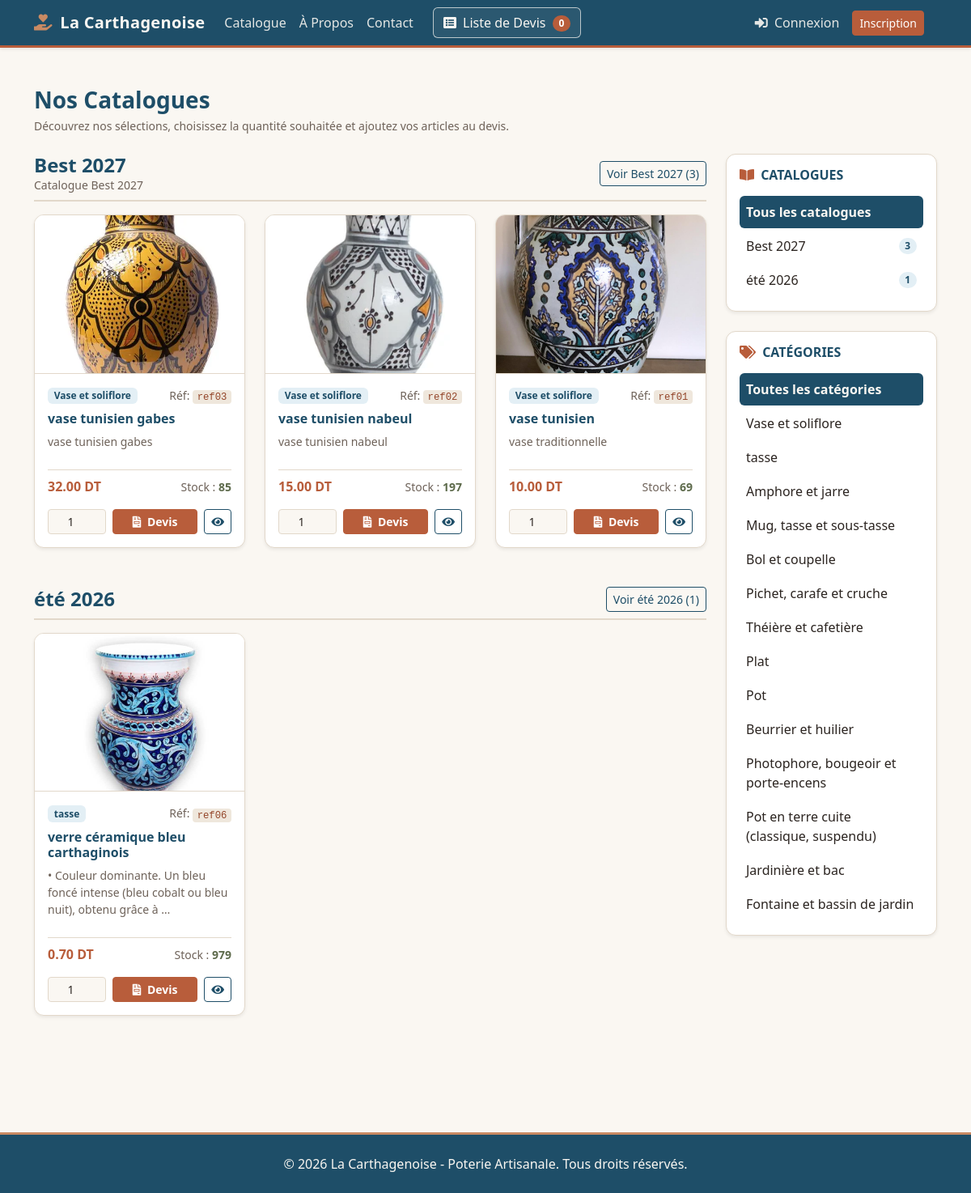
Before: / with the older database file.
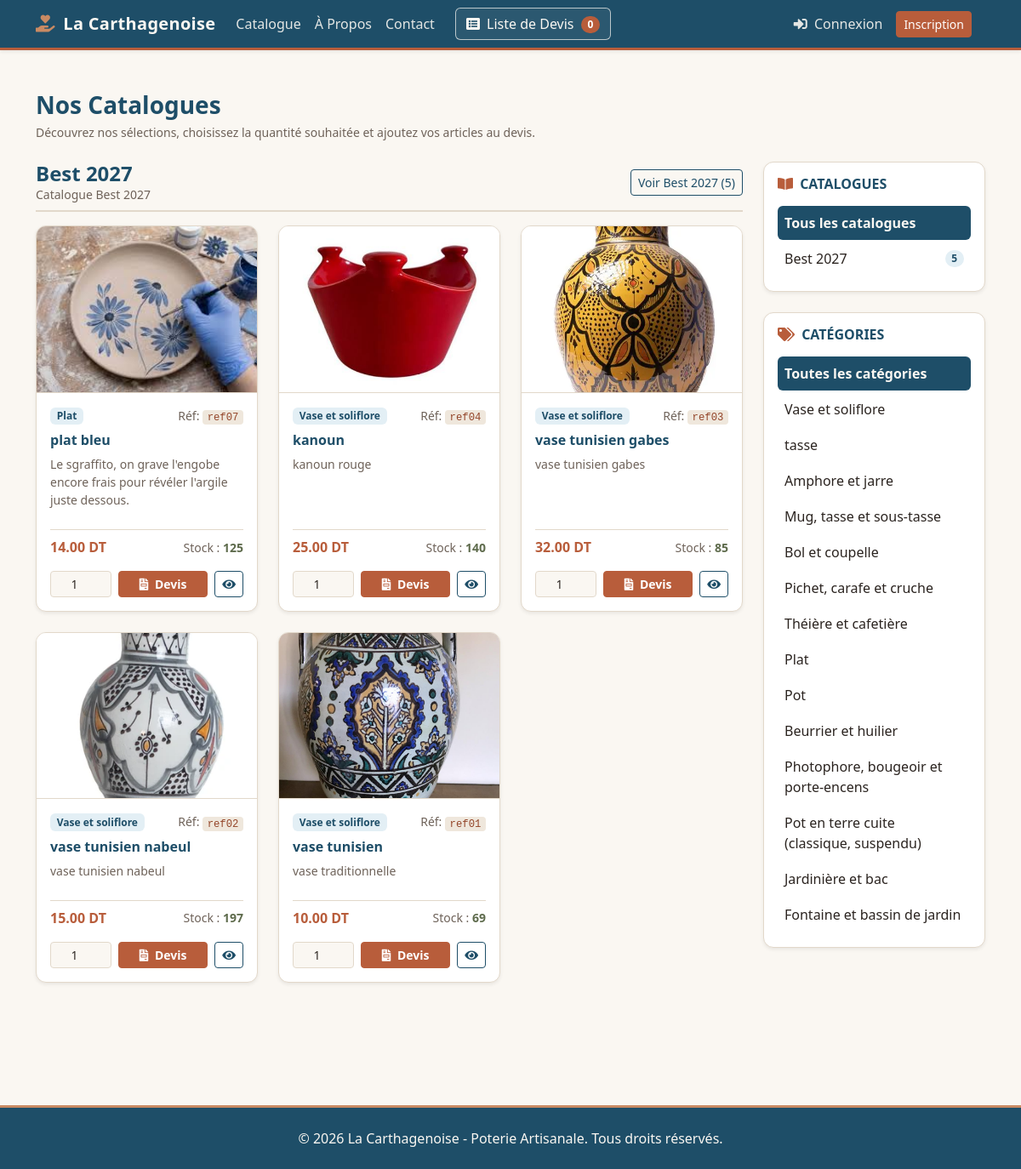
After: the same page with the newer database file.
### catalogue/models.py (models this page shows, shortened)
class Catalogue(models.Model):
    nom = models.CharField(max_length=150, verbose_name="Nom du catalogue")
    slug = models.SlugField(unique=True, max_length=150, blank=True)
    description = models.TextField(blank=True, verbose_name="Description")
    actif = models.BooleanField(default=True, verbose_name="Actif")
    date_creation = models.DateTimeField(auto_now_add=True)
    class Meta:
        verbose_name = "Catalogue"
        verbose_name_plural = "Catalogues"
        ordering = ['-date_creation']

class Produit(models.Model):
    categorie = models.ForeignKey(
        Categorie,
        on_delete=models.CASCADE,
        related_name='produits',
        verbose_name="Catégorie",
    )
    catalogues = models.ManyToManyField(
        Catalogue,
        blank=True,
        related_name='produits',
        verbose_name="Catalogues",
    )
    reference = models.CharField(max_length=50, unique=True, verbose_name="Référence")
    nom = models.CharField(max_length=200, verbose_name="Nom du produit")
    description = models.TextField(verbose_name="Description")
    prix = models.DecimalField(
        max_digits=10,
        decimal_places=2,
        null=True,
        blank=True,
        verbose_name="Prix unitaire",
    )
    image = models.ImageField(
        upload_to='produits/',
        null=True,
        blank=True,
        verbose_name="Image",
    )
    quantite_totale = models.PositiveIntegerField(
        default=0, verbose_name="Quantité totale")
    quantite_vendue = models.PositiveIntegerField(
        default=0, verbose_name="Quantité vendue")
    quantite_annulee = models.PositiveIntegerField(
        default=0, verbose_name="Quantité annulée")
    disponible = models.BooleanField(default=True, verbose_name="Disponible")
    date_creation = models.DateTimeField(auto_now_add=True)
    class Meta:
        verbose_name = "Produit"
        verbose_name_plural = "Produits"
        ordering = ['-date_creation']
    @property
    def quantite_restante(self):
        totale = self.quantite_totale or 0
        vendue = self.quantite_vendue or 0
        return max(totale - vendue, 0)

class Categorie(models.Model):
    nom = models.CharField(max_length=100)
    slug = models.SlugField(unique=True, max_length=100, blank=True)

### catalogue/views.py (the view, shortened to what this page needs)
# urls.py: path('',        views.ProduitListView.as_view(),
class ProduitListView(ListView):
    model = Produit
    template_name = 'catalogue/liste_produits.html'
    context_object_name = 'produits'
    def get_queryset(self):
        queryset = (
            super()
            .get_queryset()
            .filter(disponible=True)
            .select_related('categorie')
            .prefetch_related('catalogues')
        )
        catalogue_slug = self.kwargs.get('catalogue_slug')
        slug = self.kwargs.get('slug')
        if slug:
            categorie = get_object_or_404(Categorie, slug=slug)
            queryset = queryset.filter(categorie=categorie)
        return queryset.distinct()
    def get_context_data(self, **kwargs):
        context = super().get_context_data(**kwargs)
        catalogue_slug = self.kwargs.get('catalogue_slug')
        catalogue_selectionne = (
            Catalogue.objects.filter(slug=catalogue_slug, actif=True).first()
            if catalogue_slug
            else None
        )
        produits_dispos_qs = Produit.objects.filter(
            disponible=True
        ).select_related('categorie')
        catalogues_actifs = Catalogue.objects.filter(actif=True).prefetch_related(
            Prefetch(
                'produits',
                queryset=produits_dispos_qs,
                to_attr='produits_actifs',
            )
        )
        context['catalogues'] = catalogues_actifs
        context['categories'] = Categorie.objects.all()
        context['catalogue_selectionne'] = catalogue_selectionne
        return context

### catalogue/templates/catalogue/liste_produits.html (shortened to what this page needs)
{% extends 'base.html' %}
{% block content %}
<div class="my-4">
  <div class="d-flex flex-wrap justify-content-between align-items-center gap-2 mb-4">
    <div>
      <h1 class="h3 fw-bold mb-1 titre-poterie">
        {% if catalogue_selectionne %}
          {{ catalogue_selectionne.nom }}
        {% else %}
          Nos Catalogues
        {% endif %}
      </h1>
      <p class="text-poterie-muted small mb-0">
        {% if catalogue_selectionne and catalogue_selectionne.description %}
          {{ catalogue_selectionne.description }}
        {% else %}
          Découvrez nos sélections, choisissez la quantité souhaitée et ajoutez vos articles au devis.
        {% endif %}
      </p>
    </div>
  </div>
  <div class="row g-4">
    <div class="col-lg-9">
      {% if not catalogue_selectionne and not request.resolver_match.kwargs.slug and catalogues %}
        {% for cat_b in catalogues %}
          <section class="mb-5">
            <div class="d-flex flex-wrap justify-content-between align-items-center gap-2 pb-2 mb-3" style="border-bottom: 2px solid var(--poterie-bordure);">
              <div>
                <h2 class="h4 fw-bold mb-0 titre-poterie">{{ cat_b.nom }}</h2>
                {% if cat_b.description %}
                  <p class="text-poterie-muted small mb-0">{{ cat_b.description }}</p>
                {% endif %}
              </div>
              <a
                href="{% url 'catalogue:liste_par_catalogue' catalogue_slug=cat_b.slug %}"
                class="btn btn-outline-bleu btn-sm"
              >
                Voir {{ cat_b.nom }} ({{ cat_b.produits_actifs|length }})
              </a>
            </div>
            <div class="row g-4">
              {% for produit in cat_b.produits_actifs %}
                {% include 'catalogue/includes/carte_produit.html' %}
              {% empty %}
                <div class="col-12">
                  <div class="alert text-poterie-muted small mb-0" style="background-color: var(--poterie-sable); border: 1px solid var(--poterie-bordure);">
                    Aucun produit disponible dans ce catalogue pour le moment.
                  </div>
                </div>
              {% endfor %}
            </div>
          </section>
        {% endfor %}
      {% endif %}
    </div>
    <aside class="col-lg-3">
      <div class="position-sticky" style="top: 1.5rem;">
        <div class="card shadow-sm card-poterie mb-4">
          <div class="card-body">
            <h2 class="h6 fw-bold text-uppercase titre-poterie mb-3">
              <i class="fas fa-book-open me-1" style="color: var(--poterie-terracotta);"></i> Catalogues
            </h2>
            <div class="list-group list-group-flush filtre-liste-poterie">
              <a
                href="{% url 'catalogue:liste_produits' %}"
                class="list-group-item list-group-item-action d-flex justify-content-between align-items-center px-2 py-2 rounded {% if not catalogue_selectionne and not request.resolver_match.kwargs.slug %}active{% endif %}"
              >
                <span>Tous les catalogues</span>
              </a>
              {% for cat_b in catalogues %}
                <a
                  href="{% url 'catalogue:liste_par_catalogue' catalogue_slug=cat_b.slug %}"
                  class="list-group-item list-group-item-action d-flex justify-content-between align-items-center px-2 py-2 rounded {% if catalogue_selectionne and catalogue_selectionne.slug == cat_b.slug %}active{% endif %}"
                >
                  <span>{{ cat_b.nom }}</span>
                  <span class="badge {% if catalogue_selectionne and catalogue_selectionne.slug == cat_b.slug %}badge-terracotta{% else %}badge-email-bleu{% endif %} rounded-pill">
                    {{ cat_b.produits_actifs|length }}
                  </span>
                </a>
              {% endfor %}
            </div>
          </div>
        </div>
        <div class="card shadow-sm card-poterie">
          <div class="card-body">
            <h2 class="h6 fw-bold text-uppercase titre-poterie mb-3">
              <i class="fas fa-tags me-1" style="color: var(--poterie-terracotta);"></i> Catégories
            </h2>
            <div class="list-group list-group-flush filtre-liste-poterie">
              {% if catalogue_selectionne %}
                <a
                  href="{% url 'catalogue:liste_par_catalogue' catalogue_slug=catalogue_selectionne.slug %}"
                  class="list-group-item list-group-item-action px-2 py-2 rounded {% if not request.resolver_match.kwargs.slug %}active{% endif %}"
                >
                  Toutes les catégories
                </a>
              {% else %}
                <a
                  href="{% url 'catalogue:liste_produits' %}"
                  class="list-group-item list-group-item-action px-2 py-2 rounded {% if not request.resolver_match.kwargs.slug and not catalogue_selectionne %}active{% endif %}"
                >
                  Toutes les catégories
                </a>
              {% endif %}
              {% for categorie in categories %}
                {% if catalogue_selectionne %}
                  <a
                    href="{% url 'catalogue:liste_par_catalogue_et_categorie' catalogue_slug=catalogue_selectionne.slug slug=categorie.slug %}"
                    class="list-group-item list-group-item-action px-2 py-2 rounded {% if request.resolver_match.kwargs.slug == categorie.slug %}active{% endif %}"
                  >
                    {{ categorie.nom }}
                  </a>
                {% else %}
                  <a
                    href="{% url 'catalogue:liste_par_categorie' slug=categorie.slug %}"
                    class="list-group-item list-group-item-action px-2 py-2 rounded {% if request.resolver_match.kwargs.slug == categorie.slug %}active{% endif %}"
                  >
                    {{ categorie.nom }}
                  </a>
                {% endif %}
              {% endfor %}
            </div>
          </div>
        </div>
      </div>
    </aside>
  </div>
</div>
{% endblock %}

### catalogue/templates/catalogue/includes/carte_produit.html (shortened to what this page needs)
<div class="col-md-6 col-xl-4">
  <div class="card product-card h-100 shadow-sm">
    <div class="ratio ratio-4x3 product-media overflow-hidden">
      {% if produit.image %}
        <img
          src="{{ produit.image.url }}"
          alt="{{ produit.nom }}"
          loading="lazy"
        />
      {% else %}
        <div class="product-placeholder d-flex flex-column align-items-center justify-content-center h-100">
          <i class="fas fa-image fa-2x mb-1" style="color: var(--poterie-argile);"></i>
          <span class="small">Aucune image</span>
        </div>
      {% endif %}
    </div>
    <div class="card-body d-flex flex-column">
      <div class="d-flex justify-content-between align-items-center gap-1 mb-1">
        {% if produit.categorie %}
          <span class="badge badge-email-bleu">{{ produit.categorie.nom }}</span>
        {% else %}
          <span class="badge" style="background-color: var(--poterie-sable); color: var(--poterie-texte);">Non classé</span>
        {% endif %}
        {% if produit.reference %}
          <small class="text-poterie-muted">Réf: <code class="code-slug">{{ produit.reference }}</code></small>
        {% endif %}
      </div>
      <h3 class="h6 fw-bold card-title mt-1">
        <a href="{% url 'catalogue:detail_produit' pk=produit.pk %}" class="text-decoration-none titre-poterie">
          {{ produit.nom }}
        </a>
      </h3>
      <p class="card-text text-poterie-muted small flex-grow-1">
        {{ produit.description|truncatewords:15 }}
      </p>
      <div class="d-flex justify-content-between align-items-center mt-2 pt-2" style="border-top: 1px solid var(--poterie-bordure);">
        <span class="fw-bold" style="color: var(--poterie-terracotta);">
          {% if produit.prix %}
            {{ produit.prix }} DT
          {% else %}
            Sur devis
          {% endif %}
        </span>
        {% if produit.quantite_totale > 0 %}
          <small class="text-poterie-muted">Stock : <strong style="color: var(--poterie-olive);">{{ produit.quantite_restante }}</strong></small>
        {% endif %}
      </div>
      <form
        method="post"
        action="{% url 'devis:add_to_devis' produit.pk %}"
        class="d-flex align-items-center gap-2 mt-3"
      >
        <input
          type="number"
          name="quantite_demander"
          value="1"
          min="1"
          {% if produit.quantite_totale > 0 %}
            max="{{ produit.quantite_restante }}"
          {% endif %}
          class="form-control form-control-sm text-center"
          style="width: 72px;"
          aria-label="Quantité pour {{ produit.nom }}"
        />
        <button
          type="submit"
          class="btn btn-sm btn-poterie fw-semibold flex-grow-1"
        >
          <i class="fas fa-file-invoice me-1"></i>
          {% if produit.quantite_totale > 0 and produit.quantite_restante == 0 %}
            Épuisé
          {% else %}
            Devis
          {% endif %}
        </button>
        <a
          href="{% url 'catalogue:detail_produit' pk=produit.pk %}"
          class="btn btn-sm btn-outline-bleu"
          title="Détails"
        >
          <i class="fas fa-eye"></i>
        </a>
      </form>
    </div>
  </div>
</div>

Changed rows visible on the page:
no longer on this page (row edited): Catalogue: nom "été 2026", produits_actifs|length "1"
no longer on this page (row unchanged): Produit: image (picture), categorie.nom "tasse", reference "ref06", nom "verre céramique bleu carthaginois", description "• Couleur dominante. Un bleu foncé intense (bleu cobalt ou bleu nuit), obtenu grâce à …", prix "0.70", quantite_restante "979", quantite_demander "1", shows "Devis", shown under "été 2026"
changed Catalogue: gains Produit (image (picture), categorie.nom "Vase et soliflore", reference "ref04", nom "kanoun", description "kanoun rouge", prix "25.00", quantite_restante "140", quantite_demander "1", shows "Devis"); produits_actifs|length "3" → "5"
added Produit: image (picture), categorie.nom "Plat", reference "ref07", nom "plat bleu", description "Le sgraffito, on grave l'engobe encore frais pour révéler l'argile juste dessous.", prix "14.00", quantite_restante "125", quantite_demander "1", shows "Devis"
